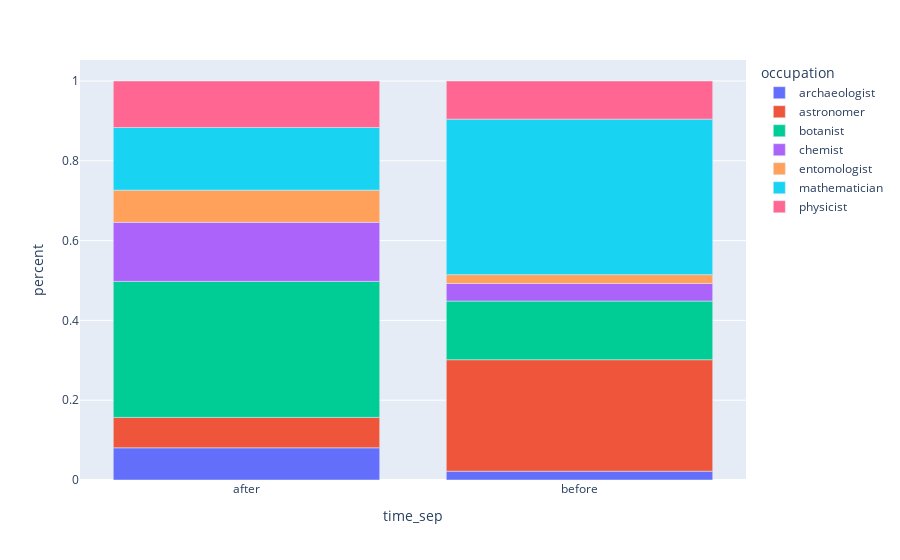

Write notebook code for a chart like this one.
### Code cell
fig_bar = px.bar(df_test, x = 'time_sep', y = 'percent', color = 'occupation',  hover_name = 'occupation', height = 800)
fig_bar.show()

### Figure 1 — Plotly figure (JSON) as saved in the notebook; plotly's stock layout.template omitted (floating-point values rounded to 4 significant figures)
{"data": [{"alignmentgroup": "True", "hovertemplate": "<b>%{hovertext}</b><br><br>occupation=archaeologist<br>time_sep=%{x}<br>percent=%{y}<extra></extra>", "hovertext": ["archaeologist", "archaeologist"], "legendgroup": "archaeologist", "marker": {"color": "#636efa", "pattern": {"shape": ""}}, "name": "archaeologist", "offsetgroup": "archaeologist", "orientation": "v", "showlegend": true, "textposition": "auto", "type": "bar", "x": ["after", "before"], "xaxis": "x", "y": [0.08072, 0.02206], "yaxis": "y"}, {"alignmentgroup": "True", "hovertemplate": "<b>%{hovertext}</b><br><br>occupation=astronomer<br>time_sep=%{x}<br>percent=%{y}<extra></extra>", "hovertext": ["astronomer", "astronomer"], "legendgroup": "astronomer", "marker": {"color": "#EF553B", "pattern": {"shape": ""}}, "name": "astronomer", "offsetgroup": "astronomer", "orientation": "v", "showlegend": true, "textposition": "auto", "type": "bar", "x": ["after", "before"], "xaxis": "x", "y": [0.07623, 0.2794], "yaxis": "y"}, {"alignmentgroup": "True", "hovertemplate": "<b>%{hovertext}</b><br><br>occupation=botanist<br>time_sep=%{x}<br>percent=%{y}<extra></extra>", "hovertext": ["botanist", "botanist"], "legendgroup": "botanist", "marker": {"color": "#00cc96", "pattern": {"shape": ""}}, "name": "botanist", "offsetgroup": "botanist", "orientation": "v", "showlegend": true, "textposition": "auto", "type": "bar", "x": ["after", "before"], "xaxis": "x", "y": [0.3408, 0.1471], "yaxis": "y"}, {"alignmentgroup": "True", "hovertemplate": "<b>%{hovertext}</b><br><br>occupation=chemist<br>time_sep=%{x}<br>percent=%{y}<extra></extra>", "hovertext": ["chemist", "chemist"], "legendgroup": "chemist", "marker": {"color": "#ab63fa", "pattern": {"shape": ""}}, "name": "chemist", "offsetgroup": "chemist", "orientation": "v", "showlegend": true, "textposition": "auto", "type": "bar", "x": ["after", "before"], "xaxis": "x", "y": [0.148, 0.04412], "yaxis": "y"}, {"alignmentgroup": "True", "hovertemplate": "<b>%{hovertext}</b><br><br>occupation=entomologist<br>time_sep=%{x}<br>percent=%{y}<extra></extra>", "hovertext": ["entomologist", "entomologist"], "legendgroup": "entomologist", "marker": {"color": "#FFA15A", "pattern": {"shape": ""}}, "name": "entomologist", "offsetgroup": "entomologist", "orientation": "v", "showlegend": true, "textposition": "auto", "type": "bar", "x": ["after", "before"], "xaxis": "x", "y": [0.08072, 0.02206], "yaxis": "y"}, {"alignmentgroup": "True", "hovertemplate": "<b>%{hovertext}</b><br><br>occupation=mathematician<br>time_sep=%{x}<br>percent=%{y}<extra></extra>", "hovertext": ["mathematician", "mathematician"], "legendgroup": "mathematician", "marker": {"color": "#19d3f3", "pattern": {"shape": ""}}, "name": "mathematician", "offsetgroup": "mathematician", "orientation": "v", "showlegend": true, "textposition": "auto", "type": "bar", "x": ["after", "before"], "xaxis": "x", "y": [0.157, 0.3897], "yaxis": "y"}, {"alignmentgroup": "True", "hovertemplate": "<b>%{hovertext}</b><br><br>occupation=physicist<br>time_sep=%{x}<br>percent=%{y}<extra></extra>", "hovertext": ["physicist", "physicist"], "legendgroup": "physicist", "marker": {"color": "#FF6692", "pattern": {"shape": ""}}, "name": "physicist", "offsetgroup": "physicist", "orientation": "v", "showlegend": true, "textposition": "auto", "type": "bar", "x": ["after", "before"], "xaxis": "x", "y": [0.1166, 0.09559], "yaxis": "y"}], "layout": {"autosize": true, "barmode": "relative", "legend": {"title": {"text": "occupation"}, "tracegroupgap": 0}, "margin": {"t": 60}, "xaxis": {"anchor": "y", "autorange": true, "domain": [0, 1], "range": [-0.5, 1.5], "title": {"text": "time_sep"}, "type": "category"}, "yaxis": {"anchor": "x", "autorange": true, "domain": [0, 1], "range": [0, 1.053], "title": {"text": "percent"}, "type": "linear"}}}
